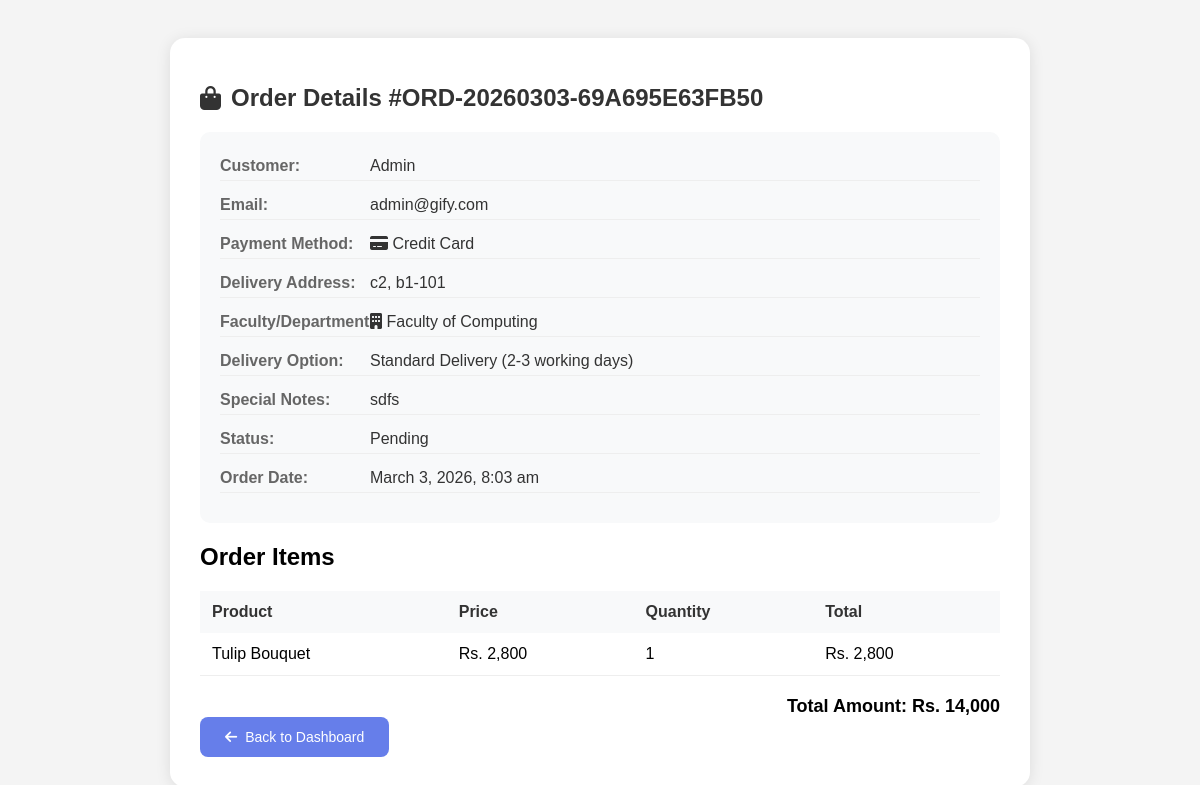
Before: /admin/view_order.php?id=3 (signed in) with the older database file.
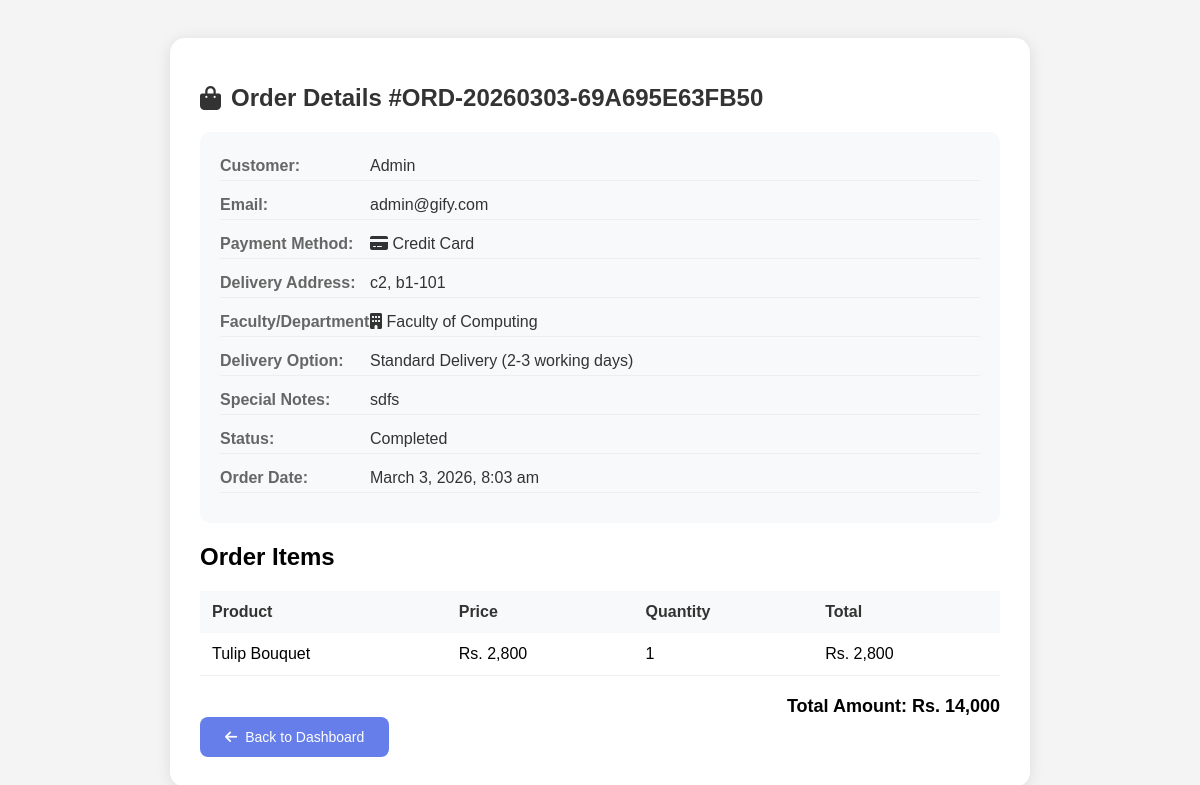
After: the same page with the newer database file.
### tables this page shows
CREATE TABLE `orders` (
  `id` int(11) NOT NULL,
  `user_id` int(11) NOT NULL,
  `order_number` varchar(50) NOT NULL,
  `total_amount` decimal(10,2) NOT NULL,
  `payment_method` enum('card','cash') NOT NULL,
  `delivery_address` text NOT NULL,
  `status` enum('pending','processing','completed','cancelled') DEFAULT 'pending',
  `created_at` timestamp NOT NULL DEFAULT current_timestamp(),
  `faculty` varchar(100) NOT NULL DEFAULT 'Not Specified',
  `delivery_option` varchar(50) NOT NULL DEFAULT 'standard',
  `special_notes` text DEFAULT NULL
);

CREATE TABLE `users` (
  `id` int(11) NOT NULL,
  `full_name` varchar(100) NOT NULL,
  `email` varchar(100) NOT NULL,
  `password` varchar(255) NOT NULL,
  `created_at` timestamp NOT NULL DEFAULT current_timestamp(),
  `is_admin` tinyint(4) DEFAULT 0
);

### admin/view_order.php (the view, shortened to what this page needs)
<?php
require_once '../config/database.php';
$order_id = $_GET['id'] ?? 0;
$stmt = $pdo->prepare("
    SELECT o.*, u.full_name, u.email
    FROM orders o
    JOIN users u ON o.user_id = u.id
    WHERE o.id = ?
");
$stmt->execute([$order_id]);
$order = $stmt->fetch();
$stmt = $pdo->prepare("SELECT * FROM order_items WHERE order_id = ?");
$stmt->execute([$order_id]);
$items = $stmt->fetchAll();
?>
<!DOCTYPE html>
<html>
<head>
    <link rel="stylesheet" href="https://cdnjs.cloudflare.com/ajax/libs/font-awesome/6.0.0/css/all.min.css">
</head>
<body>
    <div class="container">
        <h1><i class="fas fa-shopping-bag"></i> Order Details #<?php echo $order['order_number']; ?></h1>
        <div class="order-info">
            <div class="info-row">
                <span class="info-label">Customer:</span>
                <span class="info-value"><?php echo htmlspecialchars($order['full_name']); ?></span>
            </div>
            <div class="info-row">
                <span class="info-label">Email:</span>
                <span class="info-value"><?php echo htmlspecialchars($order['email']); ?></span>
            </div>
            <div class="info-row">
                <span class="info-label">Payment Method:</span>
                <span class="info-value">
                    <?php if($order['payment_method'] == 'card'): ?>
                        <i class="fas fa-credit-card"></i> Credit Card
                    <?php else: ?>
                        <i class="fas fa-money-bill-wave"></i> Cash on Delivery
                    <?php endif; ?>
                </span>
            </div>
            <div class="info-row">
                <span class="info-label">Delivery Address:</span>
                <span class="info-value"><?php echo htmlspecialchars($order['delivery_address']); ?></span>
            </div>
            <div class="info-row">
                <span class="info-label">Faculty/Department:</span>
                <span class="info-value"><i class="fas fa-building"></i> <?php echo htmlspecialchars($order['faculty']); ?></span>
            </div>
            <div class="info-row">
                <span class="info-label">Delivery Option:</span>
                <span class="info-value">
                    <?php
                        $deliveryOptions = [
                            'standard' => 'Standard Delivery (2-3 working days)',
                            'express' => 'Express Delivery (Same day / Next day)',
                            'scheduled' => 'Scheduled Delivery (Choose your date & time)'
                        ];
                        echo isset($deliveryOptions[$order['delivery_option']]) ? $deliveryOptions[$order['delivery_option']] : htmlspecialchars($order['delivery_option']);
                    ?>
                </span>
            </div>
            <?php if(!empty($order['special_notes'])): ?>
            <div class="info-row">
                <span class="info-label">Special Notes:</span>
                <span class="info-value"><?php echo htmlspecialchars($order['special_notes']); ?></span>
            </div>
            <?php endif; ?>
            <div class="info-row">
                <span class="info-label">Status:</span>
                <span class="info-value"><?php echo ucfirst($order['status']); ?></span>
            </div>
            <div class="info-row">
                <span class="info-label">Order Date:</span>
                <span class="info-value"><?php echo date('F j, Y, g:i a', strtotime($order['created_at'])); ?></span>
            </div>
        </div>
        <h2>Order Items</h2>
        <table>
            <thead>
                <tr>
                    <th>Product</th>
                    <th>Price</th>
                    <th>Quantity</th>
                    <th>Total</th>
                </tr>
            </thead>
            <tbody>
                <?php foreach($items as $item): ?>
                <tr>
                    <td><?php echo htmlspecialchars($item['product_name']); ?></td>
                    <td>Rs. <?php echo number_format($item['price']); ?></td>
                    <td><?php echo $item['quantity']; ?></td>
                    <td>Rs. <?php echo number_format($item['price'] * $item['quantity']); ?></td>
                </tr>
                <?php endforeach; ?>
            </tbody>
        </table>
        <div class="total">
            Total Amount: Rs. <?php echo number_format($order['total_amount']); ?>
        </div>
        <a href="index.php" class="back-btn">
            <i class="fas fa-arrow-left"></i> Back to Dashboard
        </a>
    </div>
</body>
</html>

Changed rows visible on the page:
changed orders "ORD-20260303-69A695E63FB50": status "Pending" → "Completed"
